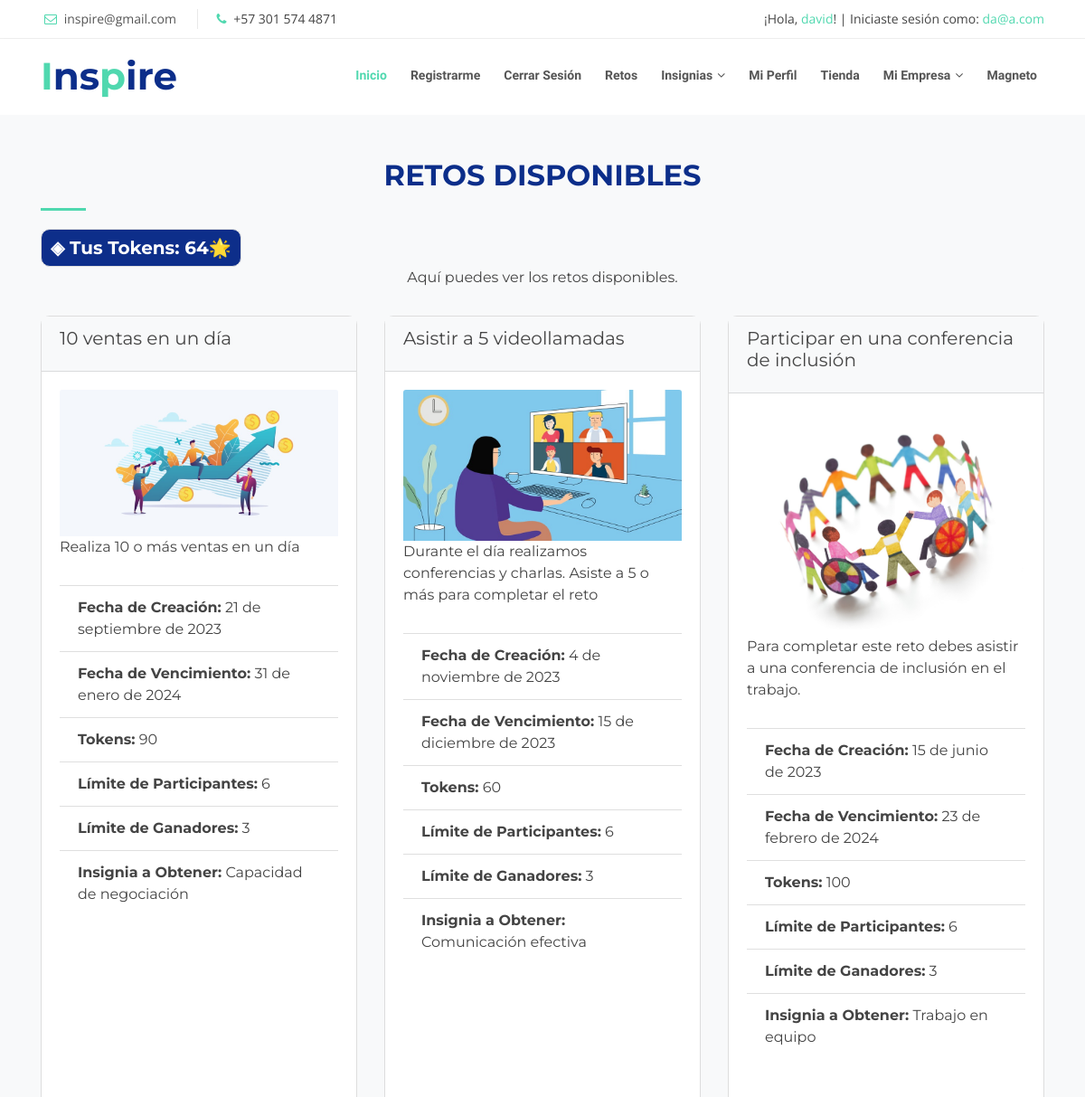
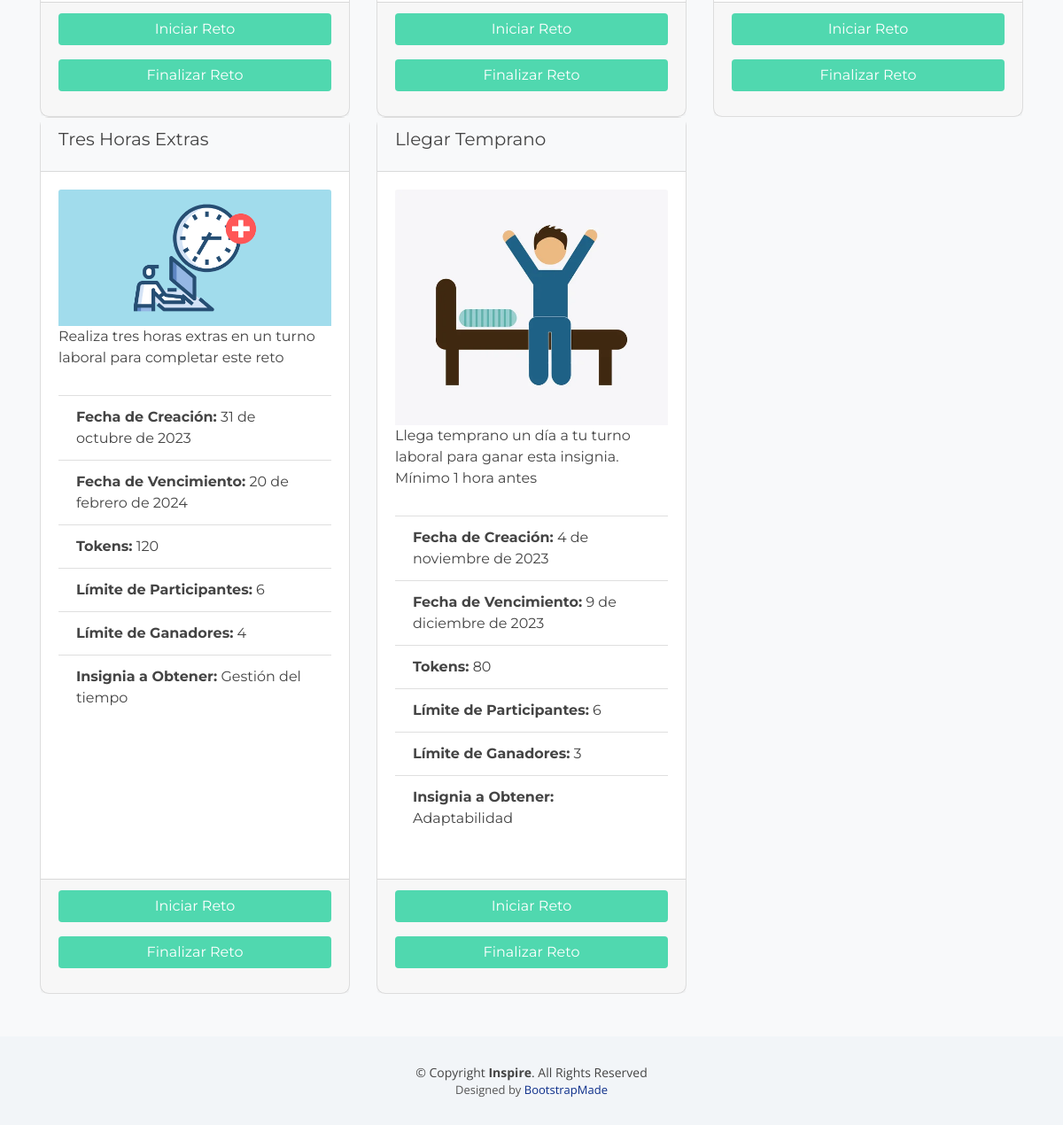
Page /view_challenges (signed in) on the earlier database version (2 pictures, top to bottom).
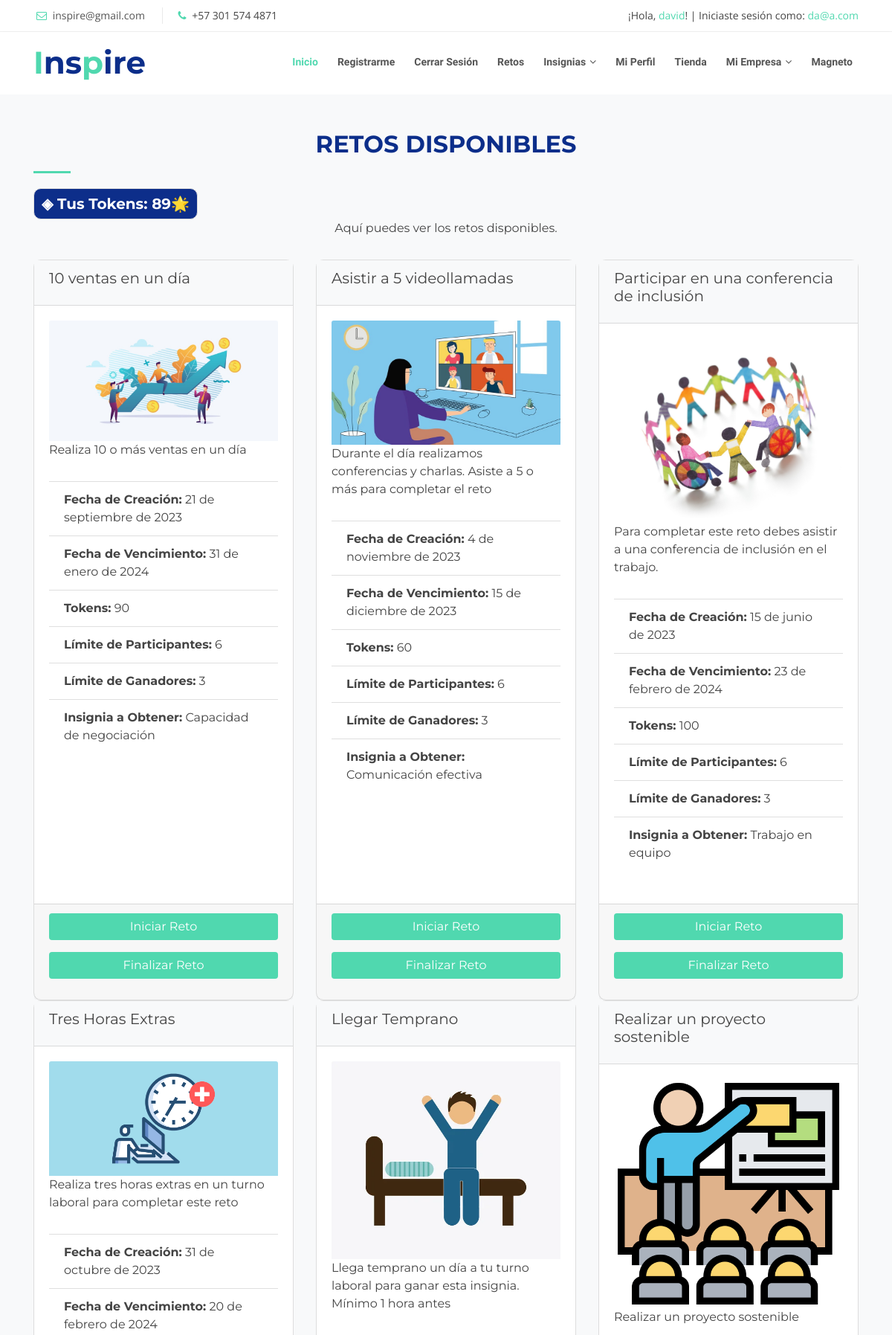
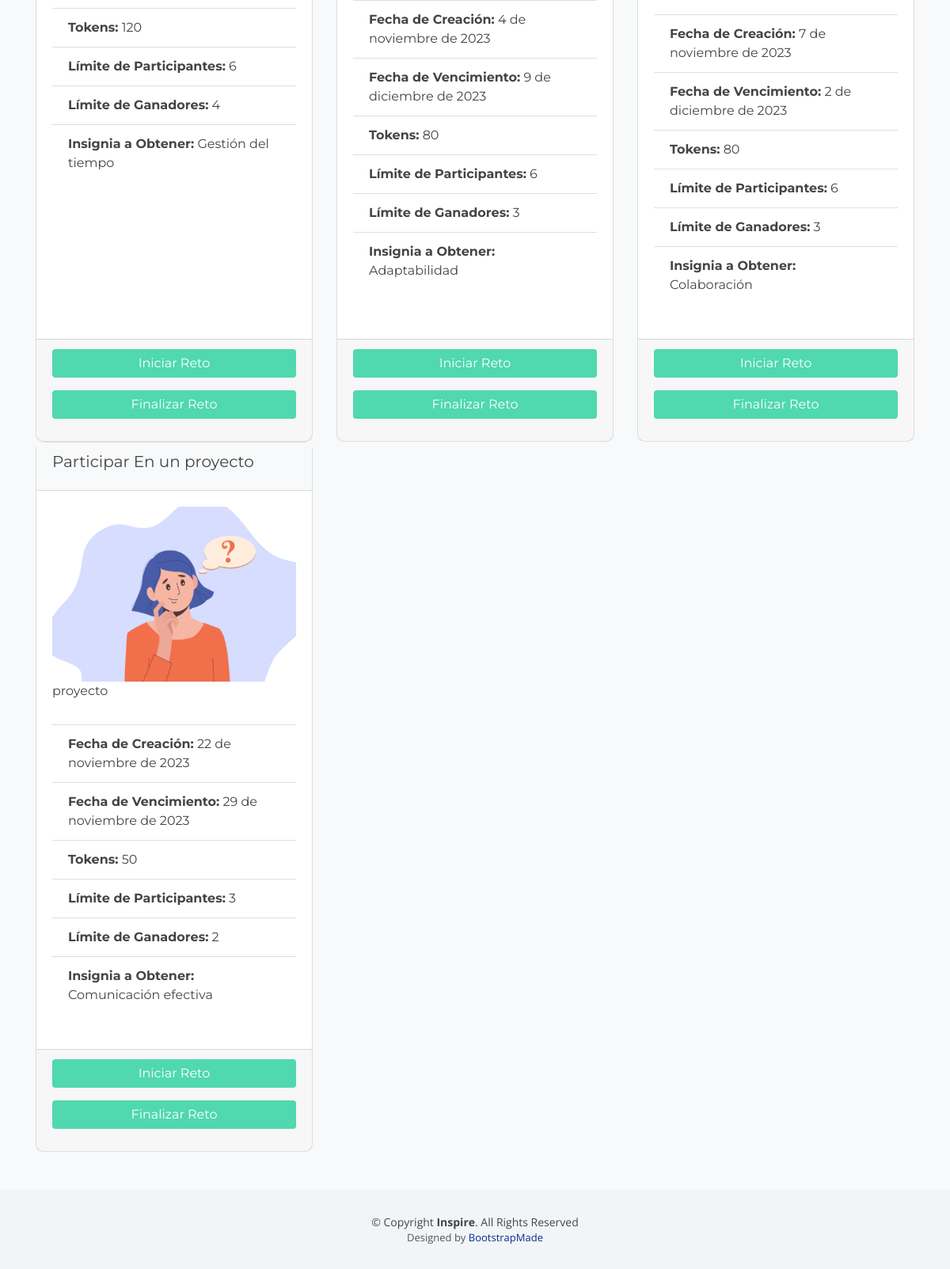
Same page on the later database version (2 pictures, top to bottom).
### challenges/models.py (models this page shows)
class Reto(models.Model):
    nombre =  models.CharField(max_length=100)
    descripcion =  models.CharField(max_length=100)
    imagen = models.ImageField(upload_to="uploads/")
    fecha_publicacion = models.DateField(default=date.today)
    fecha_vencimiento = models.DateField(default=date.today)
    nombre_insignia =  models.CharField(max_length=100)
    categoria_insignia = models.CharField(max_length=100, default='', choices=HABILIDADES_LISTA)
    tokens =  models.IntegerField()
    limite_participantes = models.IntegerField(default=6, choices=CANTIDAD_PARTICIPANTES)
    cantidad_ganadores = models.IntegerField()
    estado = models.CharField(max_length=10, choices=ESTADO_CHOICES, default='INICIADO')

### challenges/views.py (the view)
# urls.py: path('view_challenges', challenges_views.view_challenges, name='view_challenges'),
def view_challenges(request):
    tipo_usuario, data_usuario = get_user_type(request)
    retos = Reto.objects.all()
    print(retos)
    print(tipo_usuario)
    if tipo_usuario is None: # Ambas consultas no tienen resultados, está loggeado como admin o no se ha loggeado y no como empleador o empleado
       return redirect("login_view")
    if tipo_usuario == 'empleado':
       return render(request, 'view_challenges_employee.html', {'data_usuario':data_usuario, 'retos': retos})
    elif tipo_usuario == 'empleador':
        return render(request, "view_challenges_employer.html", {'retos': retos})

### challenges/templates/view_challenges_employee.html (shortened to what this page needs)
<html lang="en"><head>
    <link href="static/lib/bootstrap/css/bootstrap.min.css" rel="stylesheet">
    <link rel="stylesheet" href="path/to/font-awesome/css/font-awesome.min.css">
    <link href="static/lib/font-awesome/css/font-awesome.min.css" rel="stylesheet">
    <link href="static/lib/animate/animate.min.css" rel="stylesheet">
    <link href="static/lib/ionicons/css/ionicons.min.css" rel="stylesheet">
    <link href="static/lib/owlcarousel/assets/owl.carousel.min.css" rel="stylesheet">
    <link href="static/lib/magnific-popup/magnific-popup.css" rel="stylesheet">
    <link href="static/lib/ionicons/css/ionicons.min.css" rel="stylesheet">
    <link href="static/css/style.css" rel="stylesheet">
  <style type="text/css" id="operaUserStyle"></style></head>
  <body id="body"><button type="button" id="mobile-nav-toggle"></button>
    {% include 'header.html' %}
      <main id="main">
        <section id="retos-disponibles" class="bg-light py-5">
          <div class="container">
            <div class="section-header">
              <h2 class="text-center" style="font-family: 'Montserrat', sans-serif;">Retos Disponibles</h2>
              <div id="tokens" class="badge badge-primary badge-lg badge-light-blue custom-card" style="font-size: 20px; padding: 10px; font-family: 'Montserrat', sans-serif;">
                &#x25C8; Tus  Tokens: {{ data_usuario.tokens_empleado }}🌟
              </div>
              <p class="text-center" style="font-family: 'Montserrat', sans-serif;">Aquí puedes ver los retos disponibles.</p>
            </div>
            <div class="row">
              {% for reto in retos %}
                <div class="col-lg-4 wow fadeIn" data-wow-delay="0.2s">
                  <div class="card mb-4 h-100 custom-card">
                    <div class="card-header custom-card-header">
                      <h5 class="card-title" style="font-family: 'Montserrat', sans-serif;">{{ reto.nombre }}</h5>
                    </div>
                    <div class="card-body">
                      <img src="{{ reto.imagen.url }}" class="card-img-top" alt="{{ reto.nombre }}">
                      <p class="card-text" style="font-family: 'Montserrat', sans-serif;">{{ reto.descripcion }}</p>
                      <ul class="list-group list-group-flush">
                    <li class="list-group-item" style="font-family: 'Montserrat', sans-serif;">
                      <span style="font-weight: bold;">Fecha de Creación:</span> {{ reto.fecha_publicacion }}
                    </li>
                    <li class="list-group-item" style="font-family: 'Montserrat', sans-serif;">
                      <span style="font-weight: bold;">Fecha de Vencimiento:</span> {{ reto.fecha_vencimiento }}
                    </li>
                    <li class="list-group-item" style="font-family: 'Montserrat', sans-serif;">
                      <span style="font-weight: bold;">Tokens:</span> {{ reto.tokens }}
                    </li>
                    <li class="list-group-item" style="font-family: 'Montserrat', sans-serif;">
                      <span style="font-weight: bold;">Límite de Participantes:</span> {{ reto.limite_participantes }}
                    </li>
                    <li class="list-group-item" style="font-family: 'Montserrat', sans-serif;">
                      <span style="font-weight: bold;">Límite de Ganadores:</span> {{ reto.cantidad_ganadores }}
                    </li>
                    <li class="list-group-item" style="font-family: 'Montserrat', sans-serif;">
                      <span style="font-weight: bold;">Insignia a Obtener:</span> {{ reto.categoria_insignia }}
                    </li>
                      </ul>
                    </div>
                    {% if reto.id %}
                    <div class="card-footer text-center">
                        <form id="iniciar-reto-form" method="post" action="{% url 'start_challenge' reto_id=reto.id %}">
                                <button type="submit" class="btn btn-primary iniciar-reto-btn" style="font-family: 'Montserrat', sans-serif;">
                                        Iniciar Reto
                                </button>
                                {% endif %}
                        </form>
                        {% if reto.id %}
                        <form id="finalizar-reto-form" method="post" action="{% url 'end_challenge' reto_id=reto.id %}">
                                <button type="submit" class="btn btn-primary finalizar-reto-btn " style="font-family: 'Montserrat', sans-serif;">
                                  Finalizar Reto
                                </button>
                                {% endif %}
                </form>
                    </div>
                  </div>
                </div>
              {% endfor %}
            </div>
          </div>
        </section>
      </main>
      <footer id="footer">
        <div class="container">
          <div class="copyright">
            © Copyright <strong>Inspire</strong>. All Rights Reserved
          </div>
          <div class="credits">
            Designed by <a href="https://bootstrapmade.com/">BootstrapMade</a>
          </div>
        </div>
      </footer>
          <div id="mobile-body-overly"></div></body></html>

### menu/templates/header.html (shortened to what this page needs)
    <section id="topbar" class="d-none d-lg-block">
      <div class="container clearfix">
        <div class="contact-info float-left">
          <i class="fa fa-envelope-o"></i> <a href="mailto:contact@example.com">inspire@gmail.com</a>
          <i class="fa fa-phone"></i> +57 301 574 4871
        </div>
        <div class="social-links float-right">
          <div class="user-info">
            {% if user.is_authenticated %}
              ¡Hola, <span style="color: #50D8AF;">{{ user.username }}</span>! | Iniciaste sesión como: <span style="color: #50D8AF;">{{ user.email }}</span>
            {% endif %}
          </div>
        </div>
      </div>
    </section>
    <div id="header-sticky-wrapper" class="sticky-wrapper" style="height: 84px;">
      <header id="header">
        <div class="container">
          <div id="logo" class="pull-left">
            <h1><a href="http://localhost:8000" class="scrollto"><span>I</span>ns<span>p</span>ire</a></h1>
          </div>
          <nav id="nav-menu-container">
            <ul class="nav-menu sf-js-enabled sf-arrows" style="touch-action: pan-y;"><li class="menu-active"><a href="http://localhost:8000">Inicio</a></li>
            <li><a href="http://localhost:8000/sign_up_type">Registrarme</a></li>
            {% if user.is_authenticated %}
            <li><a href="http://localhost:8000/log_out">Cerrar Sesión</a></li>
            {% else %}
            <li><a href="http://localhost:8000/login_view">Iniciar Sesión</a></li>
            {% endif %}
            <li><a href="http://localhost:8000/challenges">Retos</a></li>
            <li class="menu-has-children"><a href="http://localhost:8000/badges" class="sf-with-ul">Insignias</a>
            </li>
            <li><a href="http://localhost:8000/profile">Mi Perfil</a></li>
            <li><a href="http://localhost:8000/Tienda">Tienda</a></li>
            <li class="menu-has-children"><a href="" class="sf-with-ul">Mi Empresa</a>
            </li>
            <li><a href="https://www.magneto365.com/home/ ">Magneto</a></li>
          </ul>
        </nav>
      </div>
    </header></div>

### challenges/static/css/style.css (style rules this page uses)
body { background: #fff; color: #444; font-family: "Open Sans", sans-serif; }
a { color: #50d8af; transition: 0.5s; }
p { padding: 0; margin: 0 0 30px 0; }
h1, h2, h3, h4, h5, h6 { font-family: "Montserrat", sans-serif; font-weight: 400; margin: 0 0 20px 0; padding: 0; }
#topbar { background: #fff; padding: 10px 0; border-bottom: 1px solid #eee; font-size: 14px; }
#topbar .contact-info a { line-height: 1; color: #555; }
#topbar .contact-info i { color: #50d8af; padding: 4px; }
#topbar .contact-info .fa-phone { padding-left: 20px; margin-left: 20px; border-left: 1px solid #e9e9e9; }
#header { padding: 20px 0; height: 84px; transition: all 0.5s; z-index: 997; background: #fff; box-shadow: 0px 6px 9px 0px rgba(0, 0, 0, 0.06); }
#header #logo h1 { font-size: 42px; margin: 0; padding: 0; line-height: 1; font-family: "Montserrat", sans-serif; font-weight: 700; }
#header #logo h1 a { color: #0c2e8a; line-height: 1; display: inline-block; }
#header #logo h1 a span { color: #50d8af; }
.nav-menu, .nav-menu * { margin: 0; padding: 0; list-style: none; }
.nav-menu li { position: relative; white-space: nowrap; }
.nav-menu > li { float: left; }
.sf-arrows .sf-with-ul { padding-right: 22px; }
.sf-arrows .sf-with-ul:after { content: "\f107"; position: absolute; right: 8px; font-family: FontAwesome; font-style: normal; font-weight: normal; }
#nav-menu-container { float: right; margin: 0; }
.nav-menu a { padding: 10px 8px; text-decoration: none; display: inline-block; color: #555; font-family: "Raleway", sans-serif; font-weight: 700; font-size: 14px; outline: none; }
.nav-menu li:hover > a, .nav-menu .menu-active > a { color: #50d8af; }
.nav-menu > li { margin-left: 10px; }
#mobile-nav { position: fixed; top: 0; padding-top: 18px; bottom: 0; z-index: 998; background: rgba(52, 59, 64, 0.9); left: -260px; width: 260px; overflow-y: auto; transition: 0.4s; }
#mobile-nav ul { padding: 0; margin: 0; list-style: none; }
#mobile-nav ul li { position: relative; }
#mobile-nav ul li a { color: #fff; font-size: 16px; overflow: hidden; padding: 10px 22px 10px 15px; position: relative; text-decoration: none; width: 100%; display: block; outline: none; }
.section-header { margin-bottom: 30px; }
.section-header h2 { font-size: 32px; color: #0c2e8a; text-transform: uppercase; font-weight: 700; position: relative; padding-bottom: 20px; }
.section-header h2::before { content: ''; position: absolute; display: block; width: 50px; height: 3px; background: #50d8af; bottom: 0; left: 0; }
.section-header p { padding: 0; margin: 0; }
#footer { background: #f2f5f8; padding: 0 0 30px 0; font-size: 14px; }
#footer .copyright { text-align: center; padding-top: 30px; }
#footer .credits { text-align: center; font-size: 13px; color: #555; }
#footer .credits a { color: #0c2e8a; }

### challenges/templates/view_challenges_employee.html (style rules this page uses)
.badge { border-radius: 15px; padding: 10px; background-color: #0d2e8a; font-size: 20px; padding: 15px; }
.custom-card { border: 1px solid #ddd; border-radius: 10px; transition: box-shadow 0.3s ease; }
.custom-card-header { background-color: #f8f9fa; font-weight: bold; border-top-left-radius: 10px; border-top-right-radius: 10px; }
.iniciar-reto-btn, .finalizar-reto-btn { background-color: #50D8AF !important; width: 100%; transition: box-shadow 0.3s ease; border: none }

Differences in the rows shown:
added Reto: nombre "Realizar un proyecto sostenible", imagen (picture), descripcion "Realizar un proyecto sostenible", fecha_publicacion "7 de noviembre de 2023", fecha_vencimiento "2 de diciembre de 2023", tokens "80", limite_participantes "6", cantidad_ganadores "3", categoria_insignia "Colaboración", shows "Iniciar Reto", shows "Finalizar Reto"
added Reto: nombre "Participar En un proyecto", imagen (picture), descripcion "proyecto", fecha_publicacion "22 de noviembre de 2023", fecha_vencimiento "29 de noviembre de 2023", tokens "50", limite_participantes "3", cantidad_ganadores "2", categoria_insignia "Comunicación efectiva", shows "Iniciar Reto", shows "Finalizar Reto"
Other differences:
{{ data_usuario.tokens_empleado }}: "64" → "89"
